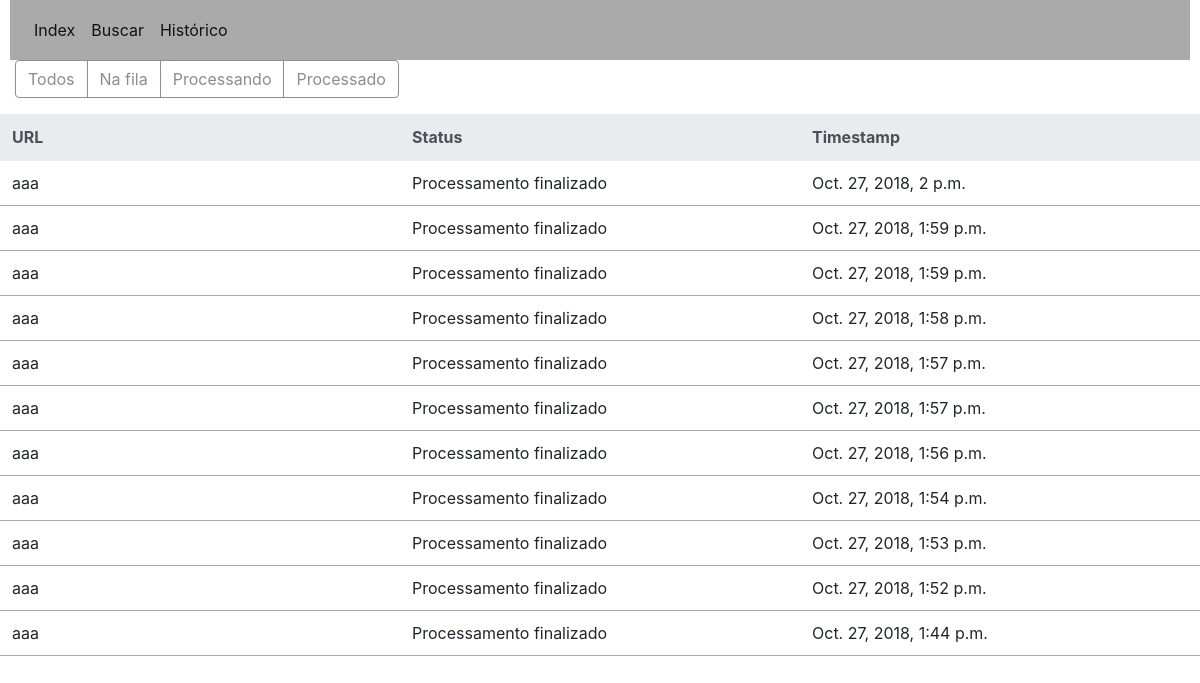
Page /classificador/lista/ on the earlier database version.
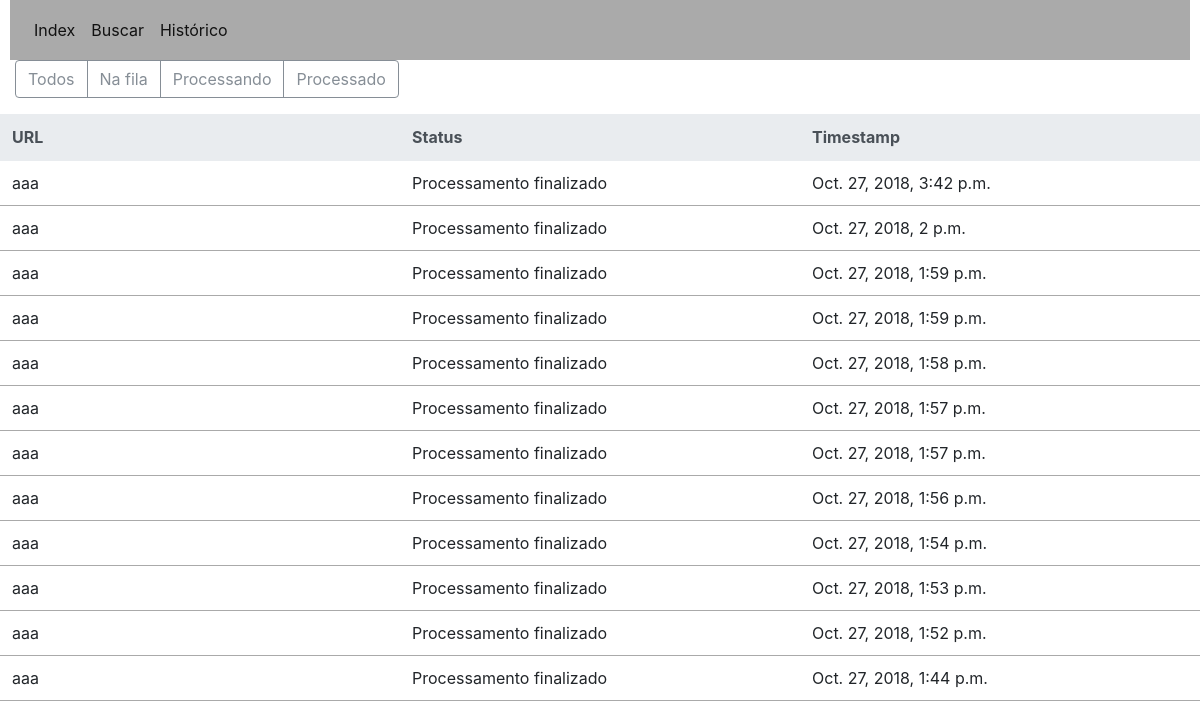
Same page on the later database version.
### classificador/models.py (models this page shows)
class Requisicao(models.Model):
	timestamp = models.DateTimeField(auto_now_add=True)
	url = models.CharField(max_length=200)
	status = models.CharField(max_length=30)

### classificador/views.py (the view)
# urls.py: path('lista/', views.querylist, name='lista'),
def querylist(request):
	context = {}
	sites = []
	try:
		reqs = get_list_or_404(Requisicao.objects.order_by('-timestamp'))
	except Http404:
		reqs = []
	for r in reqs:
		sites.append({"url":r.url, "status":r.status, "timestamp":r.timestamp})
	context = {"sites":sites}
	return render(request, 'classificador/lista.html', context)

### classificador/templates/classificador/lista.html (shortened to what this page needs)
{% load staticfiles %}
<head>
    <link rel="stylesheet" href="{% static 'css/bootstrap.min.css' %}" />
</head>
<body>
    <nav class="navbar navbar-expand-lg navbar-light">
        <div class="collapse navbar-collapse" id="navbarSupportedContent">
            <ul class="navbar-nav mr-auto">
                <li class="nav-item active">
                    <a class="nav-link" href="/classificador/index">Index</a>
                </li>
                <li class="nav-item active">
                    <a class="nav-link" href="/classificador/busca">Buscar</a>
                </li>
                <li class="nav-item active">
                    <a class="nav-link" href="/classificador/lista">Histórico</a>
                </li>
            </ul>
        </div>
    </nav>
	<div id='queryform' class="col-12">
		<form action="{% url 'list_req' %}" method="post">
			<div class="form-group">
				<div class="btn-group">
					<input type="submit" class="btn btn-outline-secondary" name="req_status" value="Todos">
					<input type="submit" class="btn btn-outline-secondary" name="req_status" value="Na fila">
					<input type="submit" class="btn btn-outline-secondary" name="req_status" value="Processando">
					<input type="submit" class="btn btn-outline-secondary" name="req_status" value="Processado">
				</div>
			</div>
		</form>
	</div>
	<table class="table">
        <thead class="thead-light">
            <tr>
              <th scope="col">URL</th>
              <th scope="col">Status</th>
              <th scope="col">Timestamp</th>
            </tr>
        </thead>
        <tbody>
        {% for ans in sites %}
            <tr>
                <td>{{ans.url}}</td>
                <td>{{ans.status}}</td>
                <td>{{ans.timestamp}}</td>
            </tr>
        {% endfor %}
        </tbody>
    </table>
</body>

Differences in the rows shown:
added Requisicao: url "aaa", status "Processamento finalizado", timestamp "Oct. 27, 2018, 3:42 p.m."
